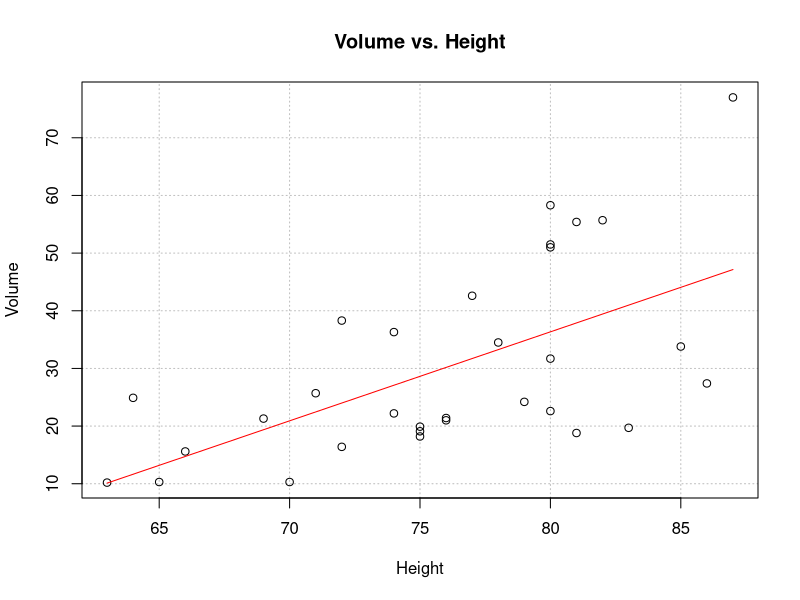
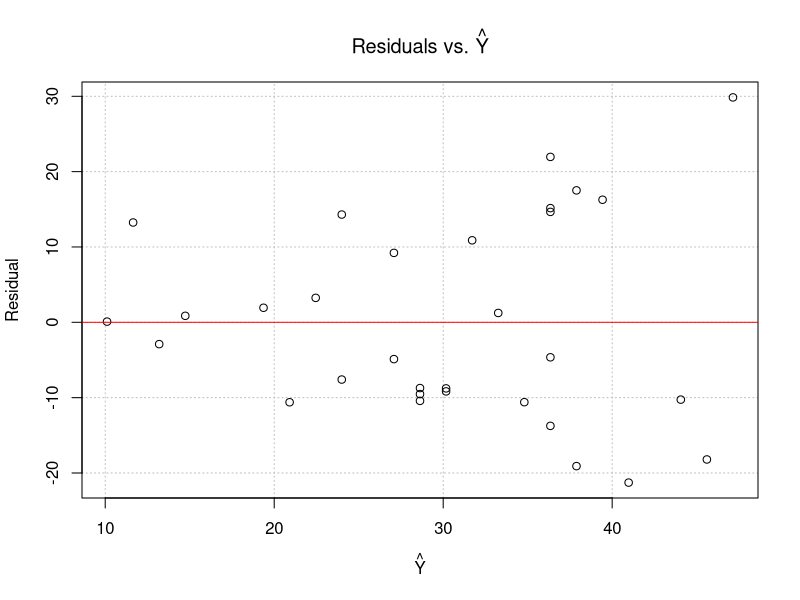
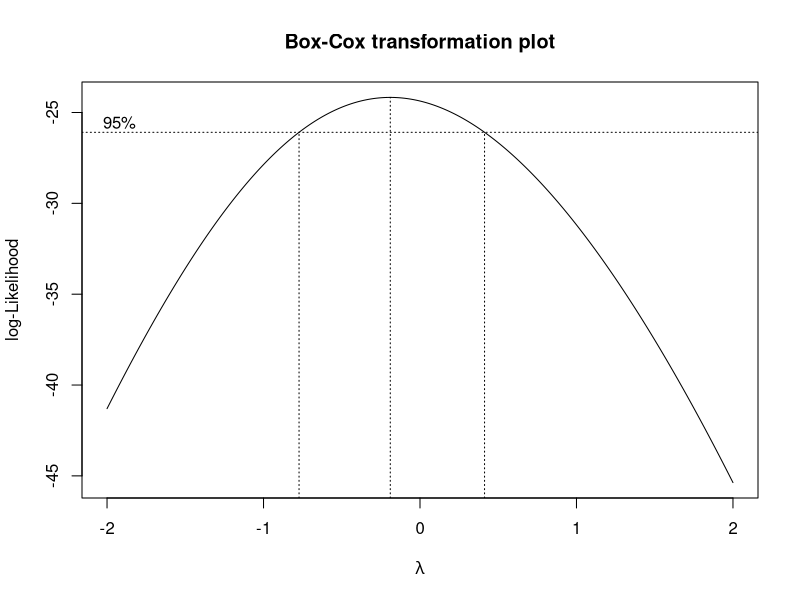
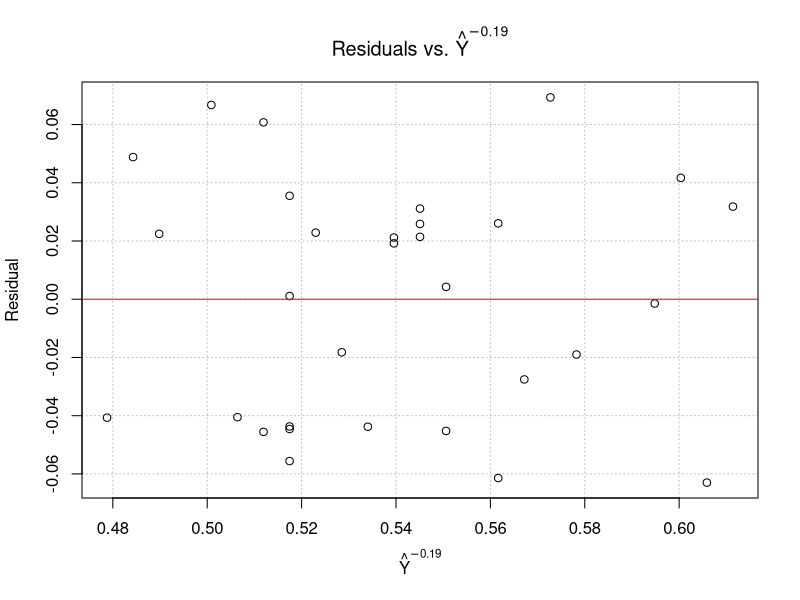
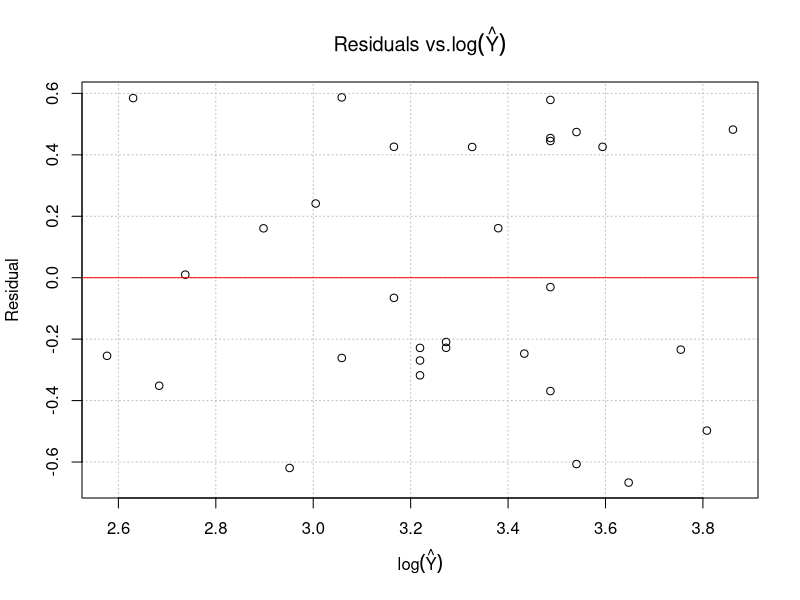

These charts were generated, in order, by the following R code: (Note: this script raises an error after producing the figures.)
############################################################################
# NAME:  Chris Bilder                                                      #
# DATE:  7-22-06                                                           #
# PURPOSE: Trees data example in the MASS package                          #
#                                                                          #
# NOTES: 1)                                                                #
#                                                                          #
############################################################################

library(MASS)
head(trees)

mod.fit<-lm(formula = Volume ~ Height, data = trees) 
summary(mod.fit)

#Plot of Y vs. X with sample model
plot(x = trees$Height, y = trees$Volume, xlab = "Height", ylab = "Volume", main = "Volume vs. Height", 
       panel.first = grid(col = "gray", lty = "dotted"))
curve(expr = mod.fit$coefficients[1] + mod.fit$coefficients[2]*x, 
        col = "red", lty = "solid", lwd = 1, add = TRUE, from = min(trees$Height), to = max(trees$Height))

#e.i vs. Yhat.i
plot(x = mod.fit$fitted.values, y = mod.fit$residuals, xlab = expression(hat(Y)), ylab = "Residual", 
     main = expression(paste("Residuals vs. ", hat(Y))), panel.first = grid(col = "gray", lty = "dotted"))
abline(h = 0, col = "red")

#Determine lambda.hat
save.bc<-boxcox(object = mod.fit, lambda = seq(from = -2, to = 2, by = 0.01))
title(main = "Box-Cox transformation plot")
lambda.hat<-save.bc$x[save.bc$y == max(save.bc$y)] 
lambda.hat
    
#####################################################################################
#Try transformation with lambda.hat

  mod.fit2<-lm(formula = Volume^lambda.hat ~ Height, data = trees) 
  summary(mod.fit2)

  plot(x = mod.fit2$fitted.values, y = mod.fit2$residuals, xlab = expression(hat(Y)^{-0.19}), ylab = "Residual", 
       main = expression(paste("Residuals vs. ", hat(Y)^{-0.19})), panel.first = grid(col = "gray", lty = "dotted"))
  abline(h = 0, col = "red")

#####################################################################################
#Try natural log transformation since 0 was in the interval.

  mod.fit3<-lm(formula = log(Volume) ~ Height, data = trees) 
  summary(mod.fit3)

  plot(x = mod.fit3$fitted.values, y = mod.fit3$residuals, xlab = expression(log(hat(Y))), ylab = "Residual", 
       main = expression(paste("Residuals vs.", log(hat(Y)))), panel.first = grid(col = "gray", lty = "dotted"))
  abline(h = 0, col = "red")


#####################################################################################
# Perform tests for variance

  #Levene's test
  library(car)  
  group<-ifelse(trees$Height < median(trees$Height), 1, 2)
  levene.test(y = mod.fit$residuals, group = group)

  # Breusch Pagan test
  library(lmtest)
  bptest(formula = Volume ~ Height, data = trees, studentize = FALSE)


  #Do same tests for transformed Y
  levene.test(y = mod.fit2$residuals, group = group)
  bptest(formula = Volume^lambda.hat ~ Height, data = trees, studentize = FALSE)
  levene.test(y = mod.fit3$residuals, group = group)
  bptest(formula = log(Volume) ~ Height, data = trees, studentize = FALSE)


#####################################################################################
# One function used to do many of the tests (located in examine.mod.simple2.R)

  examine.mod.simple(mod.fit.obj = mod.fit, const.var.test = TRUE, boxcox.find = TRUE)







#
